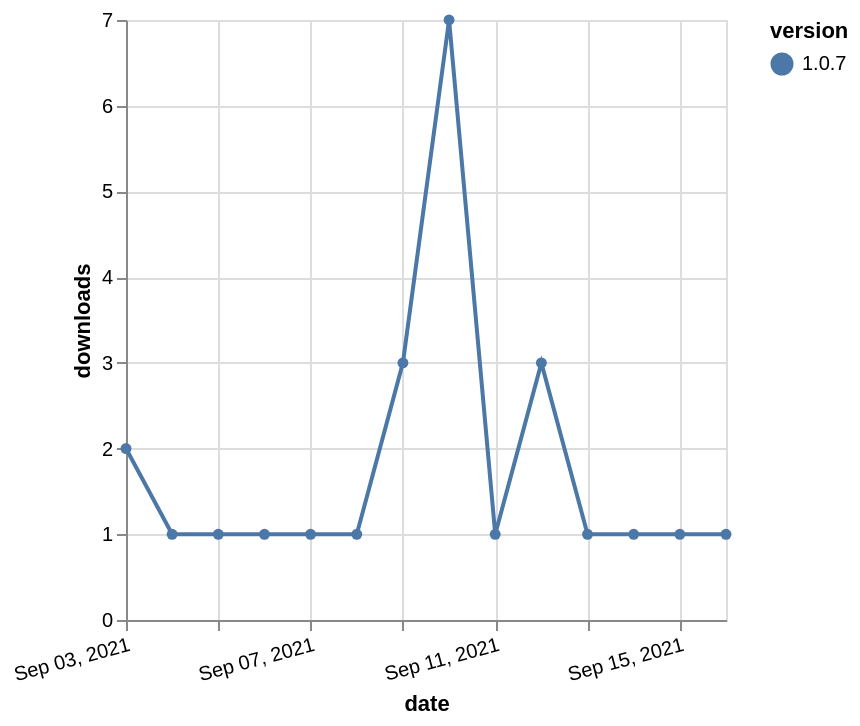

Specify this chart in Vega-Lite:
### Vega-Lite specification from a JSON file in a GitHub repository (floating-point values rounded to 4 significant figures)
{"$schema": "https://vega.github.io/schema/vega-lite/v5.json", "description": "A simple bar chart with embedded data.", "data": {"values": [{"date": "2021-09-03", "total": 656, "delta": 2, "version": "1.0.7"}, {"date": "2021-09-04", "total": 657, "delta": 1, "version": "1.0.7"}, {"date": "2021-09-05", "total": 658, "delta": 1, "version": "1.0.7"}, {"date": "2021-09-06", "total": 659, "delta": 1, "version": "1.0.7"}, {"date": "2021-09-07", "total": 660, "delta": 1, "version": "1.0.7"}, {"date": "2021-09-08", "total": 661, "delta": 1, "version": "1.0.7"}, {"date": "2021-09-09", "total": 664, "delta": 3, "version": "1.0.7"}, {"date": "2021-09-10", "total": 671, "delta": 7, "version": "1.0.7"}, {"date": "2021-09-11", "total": 672, "delta": 1, "version": "1.0.7"}, {"date": "2021-09-12", "total": 675, "delta": 3, "version": "1.0.7"}, {"date": "2021-09-13", "total": 676, "delta": 1, "version": "1.0.7"}, {"date": "2021-09-14", "total": 677, "delta": 1, "version": "1.0.7"}, {"date": "2021-09-15", "total": 678, "delta": 1, "version": "1.0.7"}, {"date": "2021-09-16", "total": 679, "delta": 1, "version": "1.0.7"}]}, "width": "container", "mark": {"type": "line", "point": {"filled": true}}, "encoding": {"x": {"field": "date", "type": "temporal", "timeUnit": "yearmonthdate", "title": "date", "axis": {"labelAngle": -15}}, "y": {"field": "delta", "type": "quantitative", "title": "downloads"}, "color": {"field": "version", "type": "nominal"}, "tooltip": {"field": "delta"}}}
